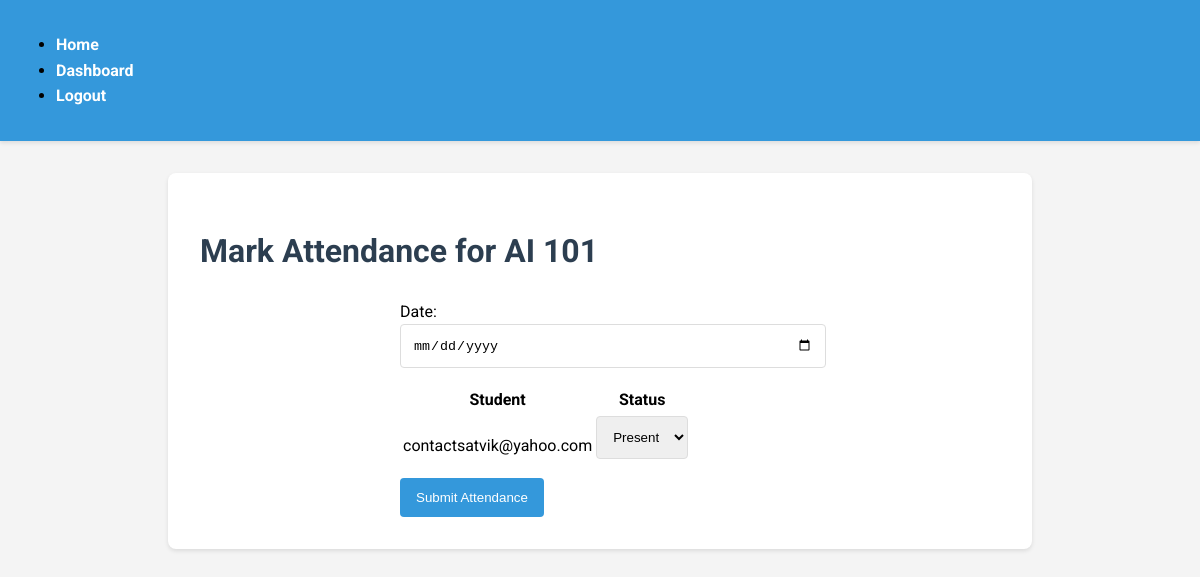
Page /mark_attendance/1 (signed in) on the earlier database version.
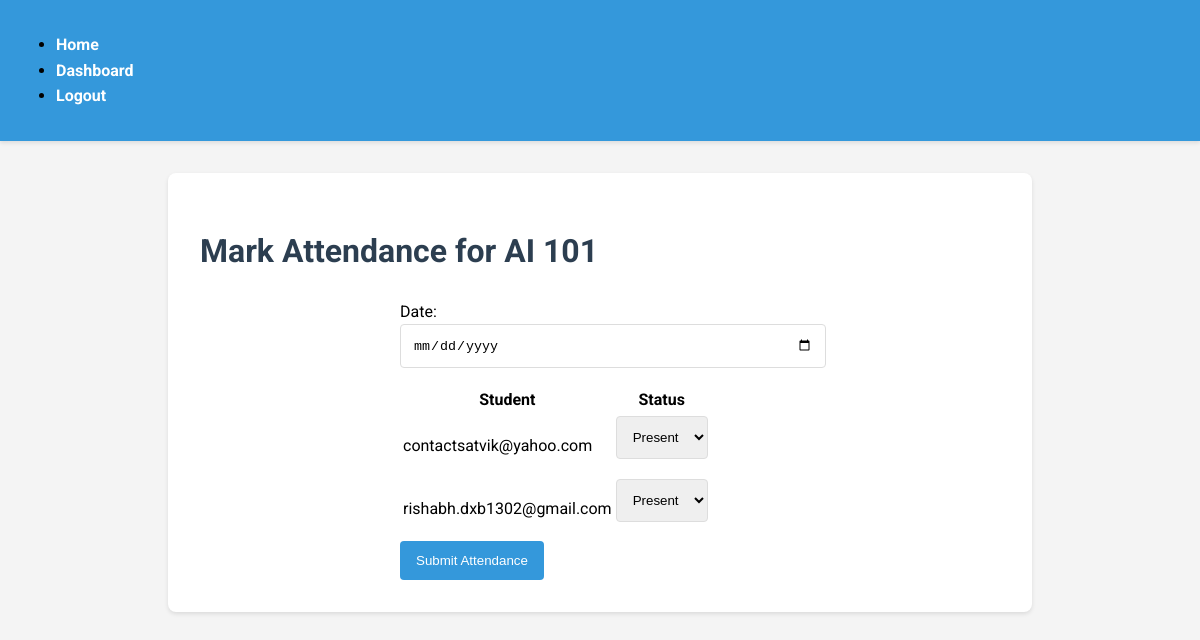
Same page on the later database version.
### models.py (models this page shows, shortened)
class BaseModel(db.Model):
    __abstract__ = True
    id = db.Column(db.Integer, primary_key=True)

class Class(BaseModel):
    __tablename__ = 'class'
    name = db.Column(db.String(100), nullable=False)
    teacher_id = db.Column(db.Integer, db.ForeignKey('user.id'), nullable=False)
    students = db.relationship('User', secondary='user_class', back_populates='classes')
    attendances = db.relationship('Attendance', back_populates='class_')

class User(UserMixin, BaseModel):
    __tablename__ = 'user'
    email = db.Column(db.String(120), unique=True, nullable=False)
    name = db.Column(db.String(100), nullable=False)
    password = db.Column(db.String(255), nullable=False)
    role = db.Column(db.String(20), nullable=False)
    classes = db.relationship('Class', secondary='user_class', back_populates='students')

### app.py (the view, shortened to what this page needs)
@app.route('/mark_attendance/<int:class_id>', methods=['GET', 'POST'])
@login_required
def mark_attendance(class_id):
    if current_user.role != 'teacher':
        flash('Only teachers can mark attendance')
        return redirect(url_for('dashboard'))
    class_obj = Class.query.get(class_id)
    return render_template('mark_attendance.html', class_obj=class_obj)

### app.py (called while the page is built)
@login_manager.user_loader
def load_user(user_id):
    return User.query.get(int(user_id))

### templates/mark_attendance.html (shortened to what this page needs)
{% extends "base.html" %}
{% block content %}
    <h1>Mark Attendance for {{ class_obj.name }}</h1>
    <form method="POST">
        <label for="date">Date:</label>
        <input type="date" id="date" name="date" required>
        <table>
            <thead>
                <tr>
                    <th>Student</th>
                    <th>Status</th>
                </tr>
            </thead>
            <tbody>
                {% for student in class_obj.students %}
                    <tr>
                        <td>{{ student.email }}</td>
                        <td>
                            <select name="status_{{ student.id }}" required>
                                <option value="present">Present</option>
                            </select>
                        </td>
                    </tr>
                {% endfor %}
            </tbody>
        </table>
        <button type="submit">Submit Attendance</button>
    </form>
{% endblock %}

### templates/base.html (shortened to what this page needs)
<!DOCTYPE html>
<html lang="en">
<head>
    <link rel="stylesheet" href="{{ url_for('static', filename='styles.css') }}">
</head>
<body>
    <header>
        <nav>
            <ul>
                <li><a href="{{ url_for('index') }}">Home</a></li>
                {% if current_user.is_authenticated %}
                    {% if current_user.role == 'teacher' %}
                        <li><a href="{{ url_for('dashboard') }}">Dashboard</a></li>
                    {% else %}
                        <li><a href="{{ url_for('student_dashboard') }}">Student Dashboard</a></li>
                    {% endif %}
                    <li><a href="{{ url_for('logout') }}">Logout</a></li>
                {% else %}
                    <li><a href="{{ url_for('login') }}">Login</a></li>
                    <li><a href="{{ url_for('register') }}">Register</a></li>
                {% endif %}
            </ul>
        </nav>
    </header>
    <main>
        {% block content %}{% endblock %}
    </main>
</body>
</html>

### static/styles.css (style rules this page uses)
body { font-family: 'Roboto', Arial, sans-serif; line-height: 1.6; margin: 0; padding: 0; background-color: #f4f4f4; }
nav { background-color: #3498db; padding: 1rem; box-shadow: 0 2px 4px rgba(0,0,0,0.1); }
nav ul li a { color: #fff; text-decoration: none; font-weight: bold; transition: color 0.3s ease; }
main { max-width: 800px; margin: 2rem auto; padding: 2rem; background-color: #fff; border-radius: 8px; box-shadow: 0 2px 4px rgba(0,0,0,0.1); }
h1, h2 { color: #2c3e50; }
form { max-width: 400px; margin: 0 auto; }
input, select { width: 100%; padding: 0.75rem; margin-bottom: 1rem; border: 1px solid #ddd; border-radius: 4px; }
button { background-color: #3498db; color: #fff; padding: 0.75rem 1rem; border: none; border-radius: 4px; cursor: pointer; transition: background-color 0.3s ease; }

Differences in the rows shown:
added User: email "rishabh.dxb1302@gmail.com", id "Present"
